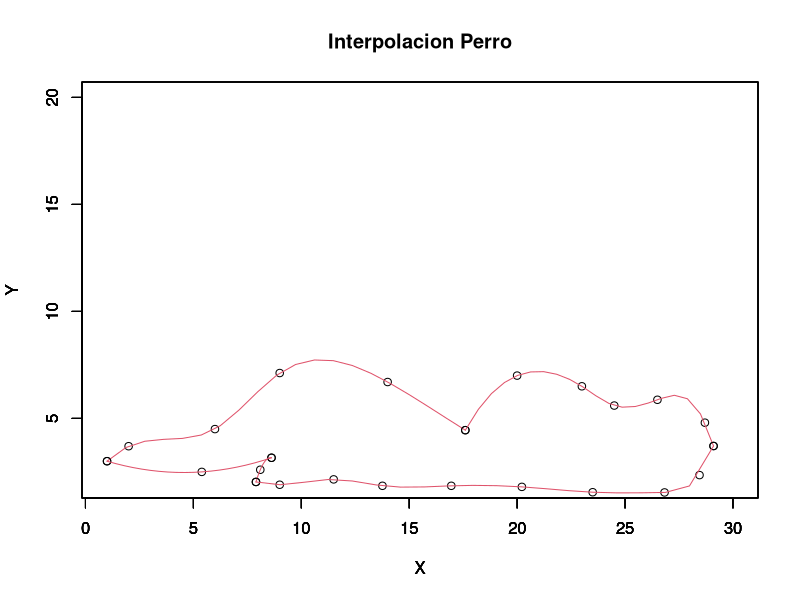

R code for this plot:
#--------------------------------
# TALLER #1
# PROBLEMA #6
#--------------------------------
# Integrantes
# - Andres Camilo Giraldo Gil
# - Erika Alejandra Gonzalez
# - Leonel Steven Londono
#--------------------------------
# Analisis Numerico
#--------------------------------

puntosX <- c(1,2,5,6,7.5,8.1,10,13,17.6,20,23.5,24.5,25,26.5,27.5,28,29,30)
puntosY <- c(3,3.7,3.9,4.5,5.7,6.69,7.12,6.7,4.45,7,6.1,5.6,5.87,5.15,4.1,4.3,4.1,3)
# CODIGO
x=c(1,2,6,9,14,17.6)     
x1=c(17.6,20,23,24.5,26.5,28.7,29.1)
x2=c(28.4,29,29.275)
y=c(3,3.7,4.5,7.12,6.7,4.45)
y1=c(4.45,7,6.5,5.6,5.87,4.8,3.71)
y2=c(5.1,4.1,3)
a=c(1, 5.39, 8.62)
a1=c(7.9,8.1,8.62)
a2=c(7.9,9,11.5,13.76,16.95,20.22,23.5,26.83,28.45,29.1)
ay=c(3,2.5,3.16)
ay1=c(2.03,2.6,3.16)
ay2=c(2.03,1.9,2.15,1.85,1.85,1.8,1.55,1.54,2.35,3.71)
plot(x, y, xlim=c(1,30), ylim=c(2, 20), xlab = "X", ylab = "Y", main = "Interpolacion Perro")
lines(spline(x, y, n = 20), col = 2)
par(new = TRUE)
plot(x1, y1, xlim=c(1,30), ylim=c(2, 20), xlab = "X", ylab = "Y")
lines(spline(x1, y1, n = 20), col = 2)
par(new = TRUE)
plot(a, ay, xlim=c(1,30), ylim=c(2, 20), xlab = "X", ylab = "Y")
lines(spline(a, ay, n = 20), col = 2)
par(new = TRUE)
plot(a1, ay1, xlim=c(1,30), ylim=c(2, 20), xlab = "X", ylab = "Y")
lines(spline(a1, ay1, n = 20), col = 2)
par(new = TRUE)
plot(a2, ay2, xlim=c(1,30), ylim=c(2, 20), xlab = "X", ylab = "Y")
lines(spline(a2, ay2, n = 20), col = 2, xlab = "X", ylab = "Y")



#--------------------------------